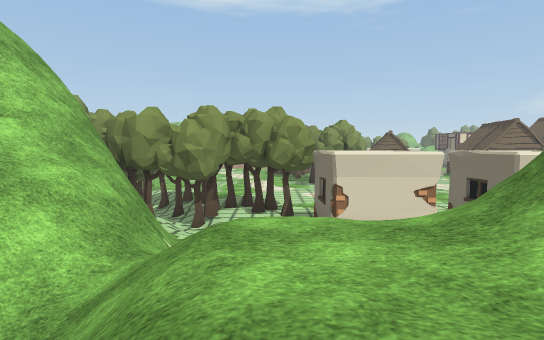
view 1 (above)

24 first-person views from a walk through a 3-D level made in the Unity game engine. The camera is 1.3 m above the floor, tilts 4° down and sees 80° across. The floor is counted in squares, 2 m on a side. Each view is taken from the middle of a square. On the plan, view 1 faces up. The plan holds only what a view shows up to about 10 squares ahead; the rest is blank. The place goes on beyond the plan. The player is left out. Some animated figures are left out. Some surface patterns are stand-ins.

view 2
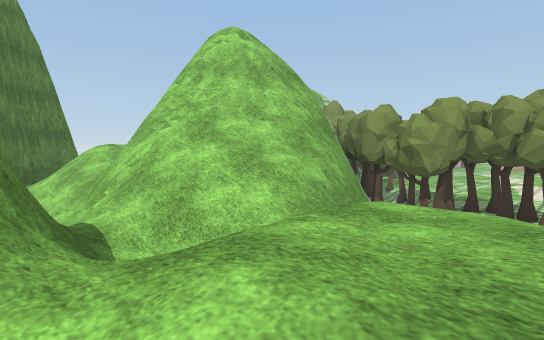

view 3
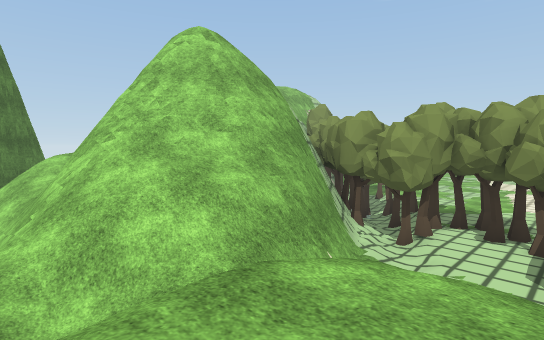

view 4
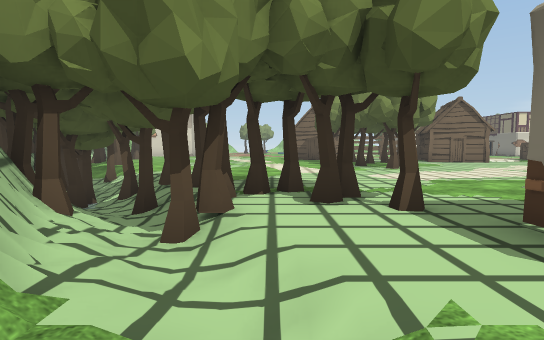

view 5
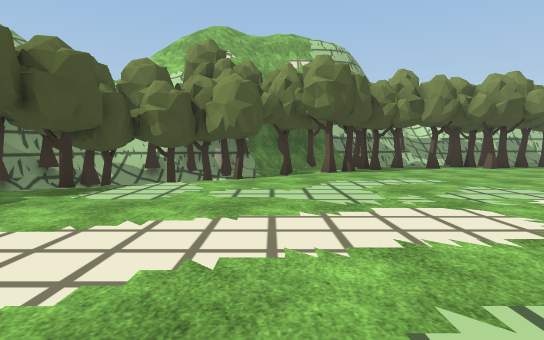

view 6
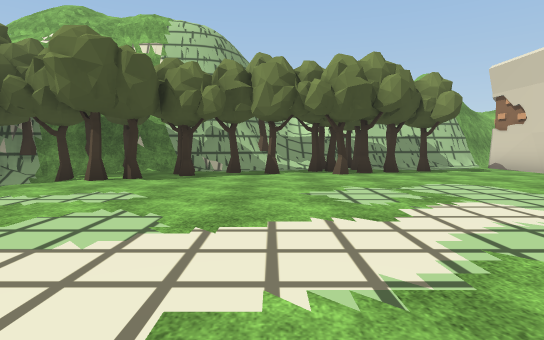

view 7
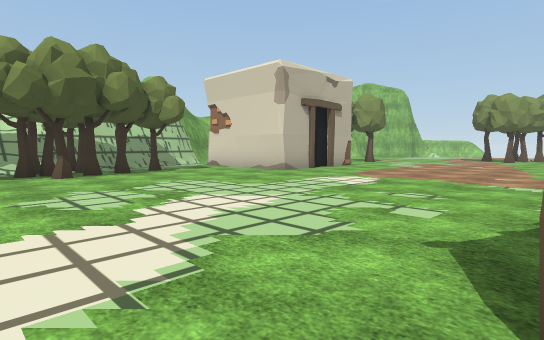

view 8
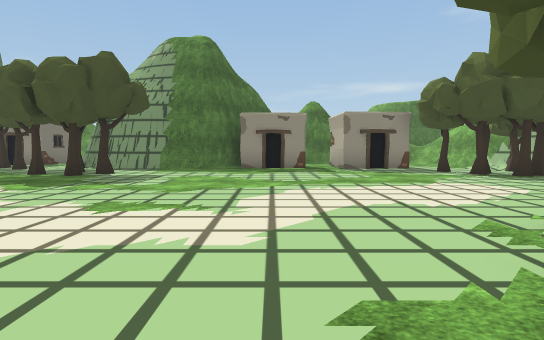

view 9
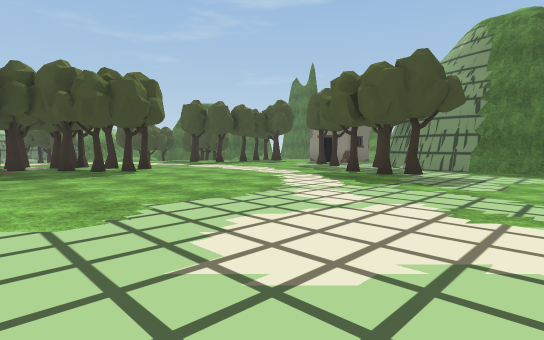

view 10
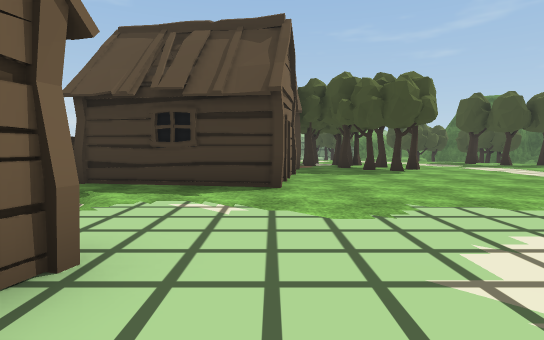

view 11
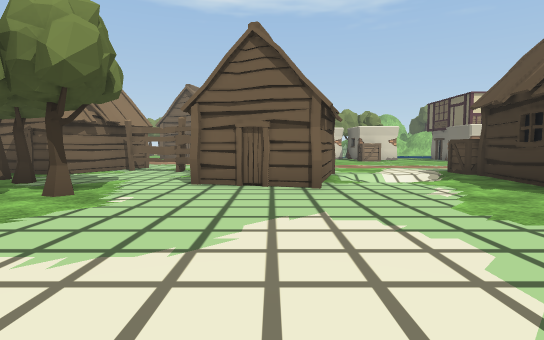

view 12
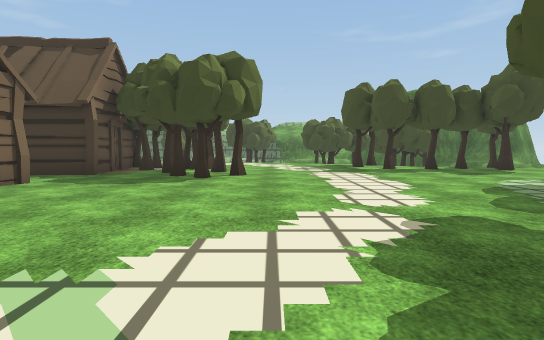

view 13
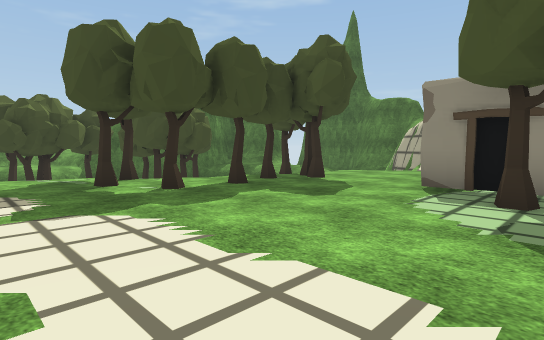

view 14
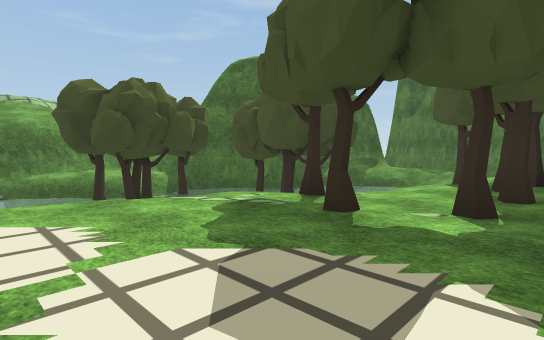

view 15
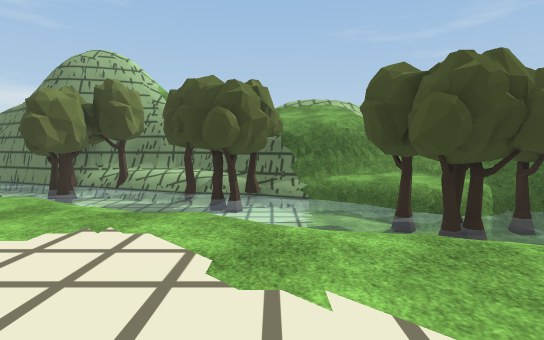

view 16
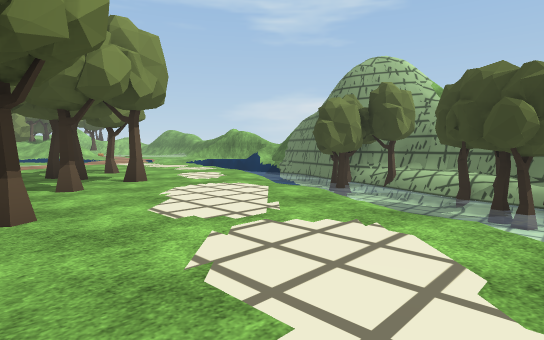

view 17
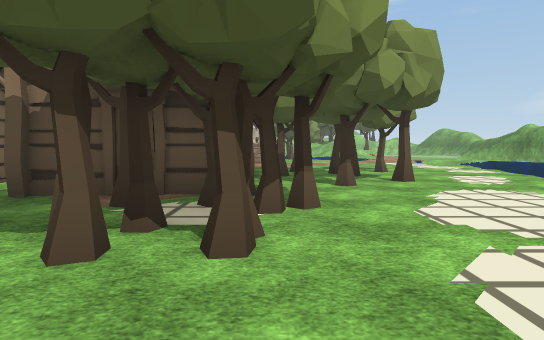

view 18
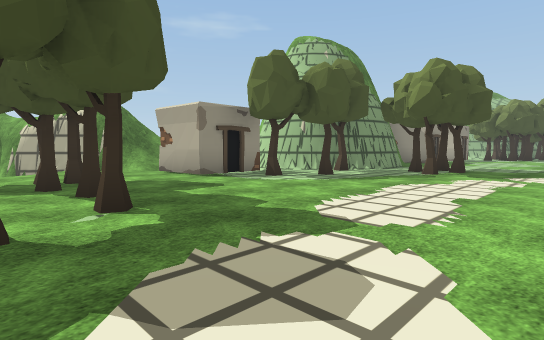

view 19
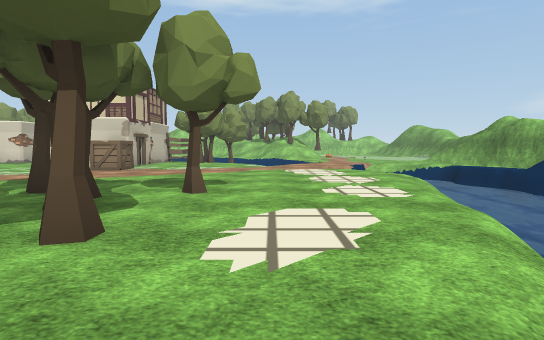

view 20
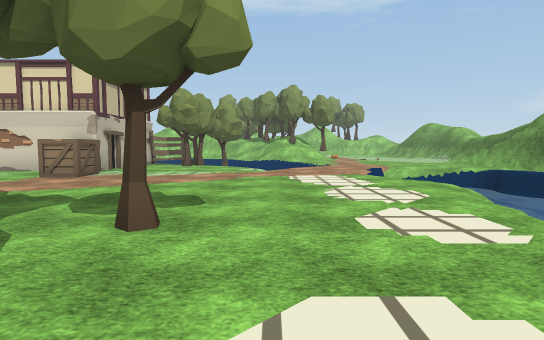

view 21
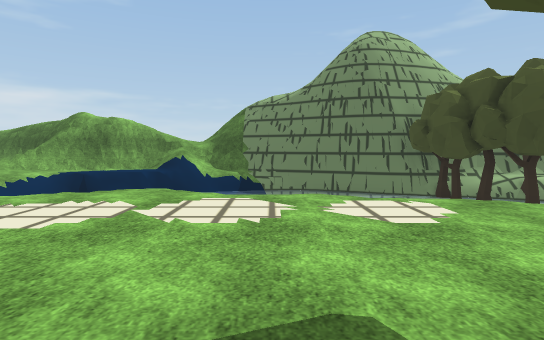

view 22
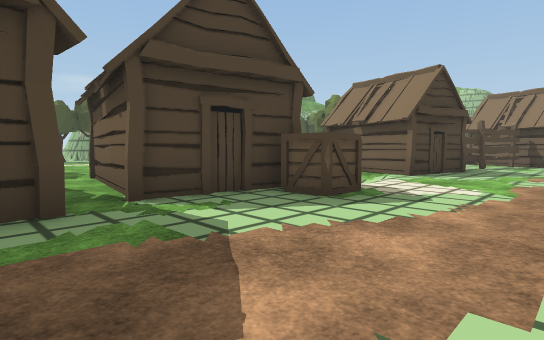

view 23
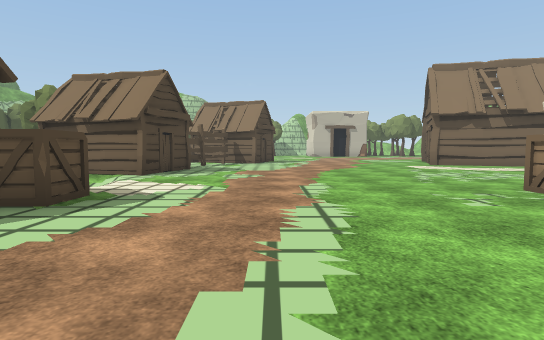

view 24
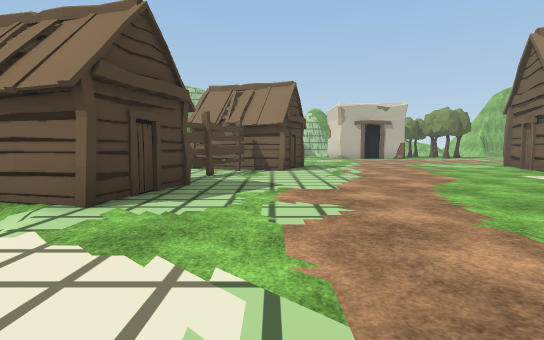

### Floor plan
Key: @ floor where view 1 was taken; # wall or solid block; . main floor; - floor 0.75 m lower than the main floor; : floor 3 m higher than the main floor; + floor 8.25 m higher than the main floor; / step, stairs or slope; = window, fence, low wall or low ledge; ~ water the walk can cross; ≈ water the walk keeps out of; v drop or lower ground; T tree; H hut; C crate; F fence; O other object.
Columns run from 12 left of view 1 to 31 right of it. Each row starts with its distance up from view 1.
 28      #......  .........CC     # .../...  /=#
 27   ####......  ............  ###...... ~  ≈.#
 26   ..........  ................O....../  ~-.#
 25   ........... ................C......./ ~~//
 24   OT.........H.........................≈~~//
 23  # T.........H.H....................../~~~/#
 22  #TTT.........HFF............ ......../~~~##
 21   TT........HHH..F.HH./.C....  .T.T...≈~ ~#
 20   # T........T....H H///HHH.HH ..T....≈~~~#
 19   ##T.......  T...H H/..H H.H HT.T.../~~~##
 18   #OTT......   TT...H...H H.H HTT.T..≈ ~TT
 17   ##.T.......  .T.......HHH.H H...../ ~T≈#
 16    T..T....... T.............TTT.... ~~~T#
 15    #TT//.......T............T.TT.../ ~~~=#
 14     TTT/...................T..TT...= ~~T##
 13     TTTT/...................TT..... ~~TO#
 12     #T/T/........................./ ~~~T
 11     ##/TTT........................≈~~~=#
 10      ##TTTTT...................... ~T≈=#
  9        #TTTTT........TTT.......T.. ~T#.#
  8         #TT/T.................T.T  ~T###
  7         v#//.######.###T.TT...T.  TT~#
  6        +v##/.#### ### ##......T   O~##
  5        v###/           #####.TTT  O##
  4       ##//=/               #...T ~~#
  3    ///#=///////            /.../ ~/
  2 #/ ///##///////            ##.
  1 ##  //////////              ###
  0           ##@/               :#
 -1                               #

Where each view was taken, in squares from view 1:
view 1: 0 up, 0 right, facing up
view 2: 0 up, 1 right, facing up-left
view 3: 1 up, 1 right, facing up-left
view 4: 5 up, 1 left, facing up
view 5: 15 up, 2 right, facing left
view 6: 20 up, 0 right, facing left
view 7: 20 up, 0 right, facing up-left
view 8: 17 up, 5 right, facing down
view 9: 17 up, 6 right, facing down-right
view 10: 17 up, 6 right, facing right
view 11: 13 up, 7 right, facing up
view 12: 12 up, 8 right, facing right
view 13: 11 up, 13 right, facing down-right
view 14: 12 up, 17 right, facing down-right
view 15: 12 up, 19 right, facing right
view 16: 12 up, 19 right, facing up-right
view 17: 12 up, 19 right, facing up
view 18: 12 up, 19 right, facing down-left
view 19: 16 up, 23 right, facing up
view 20: 18 up, 23 right, facing up
view 21: 22 up, 21 right, facing right
view 22: 24 up, 16 right, facing down-left
view 23: 24 up, 16 right, facing left
view 24: 23 up, 12 right, facing left
